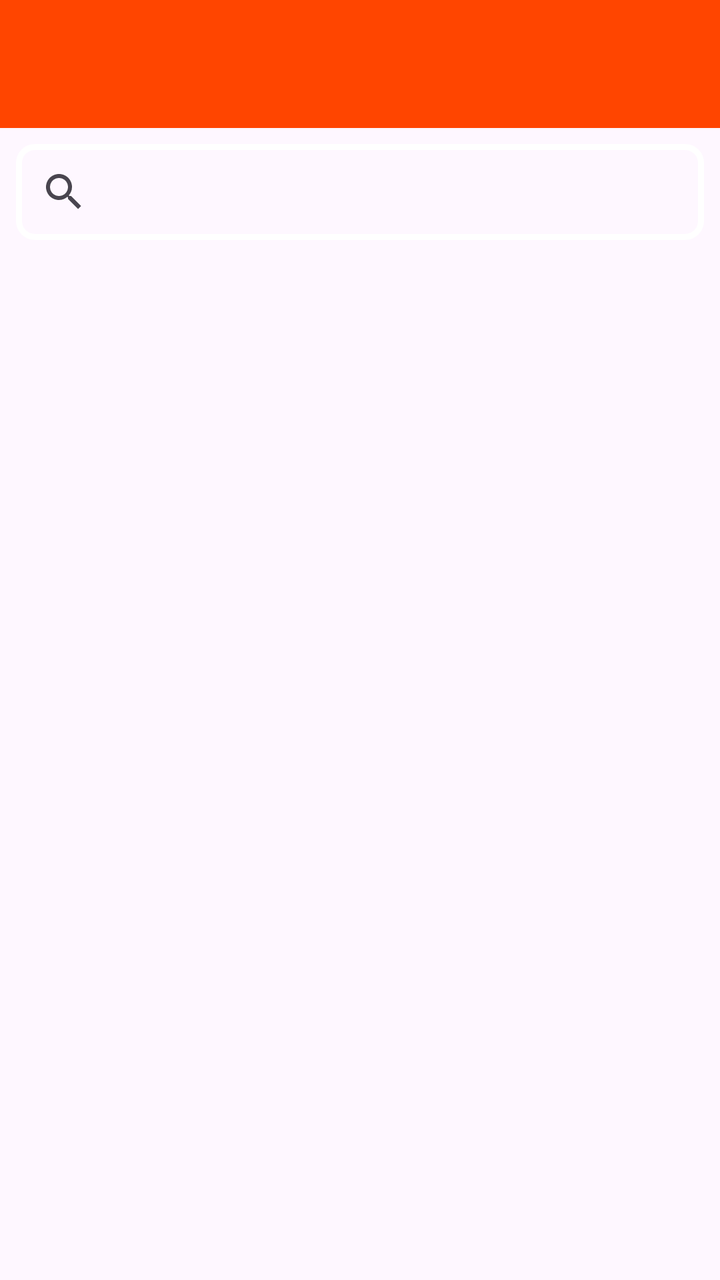
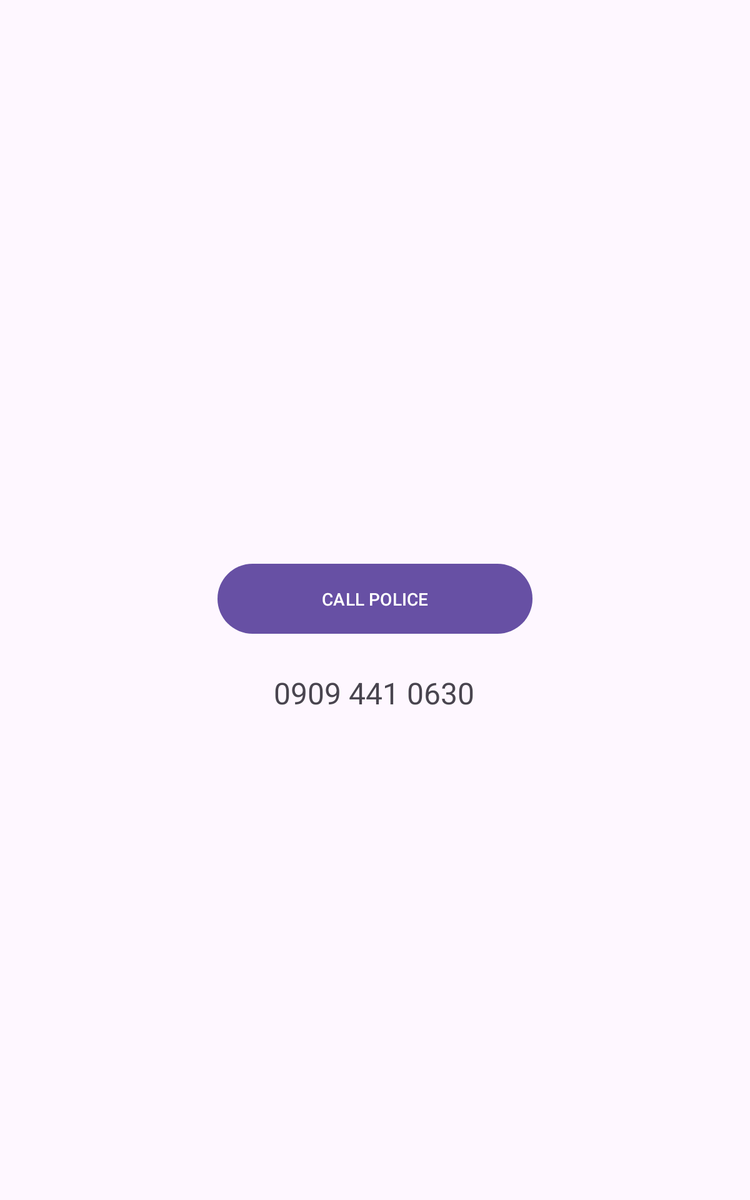

One screen, two layout resources from the same app: the default and the repository's alternative for another configuration. Each is rendered where Android would select it; the XML of both is given below.
<!-- AndroidManifest.xml: activity theme Base.Theme.Hello -->
<!-- res/layout/activity_main.xml -->
<?xml version="1.0" encoding="utf-8"?>
<LinearLayout xmlns:android="http://schemas.android.com/apk/res/android"
    xmlns:app="http://schemas.android.com/apk/res-auto"
    xmlns:tools="http://schemas.android.com/tools"
    android:layout_width="match_parent"
    android:layout_height="match_parent"
    android:orientation="vertical"
    tools:context=".MainActivity">

    <androidx.appcompat.widget.Toolbar
        android:id="@+id/toolbar"
        android:layout_width="match_parent"
        android:layout_height="?attr/actionBarSize"
        android:background="@color/red"
        app:titleTextColor="@color/white"
        android:title="Cities" />

    <SearchView
        android:id="@+id/SearchView"
        android:layout_width="match_parent"
        android:layout_height="wrap_content"
        android:layout_margin="8dp"
        android:background="@drawable/search_view_bg"
        app:queryHint="Search Here ..."
        app:iconifiedByDefault="false"/>

    <ListView
        android:id="@+id/listView"
        android:layout_width="wrap_content"
        android:layout_height="524dp"
        app:layout_constraintBottom_toBottomOf="parent"
        app:layout_constraintEnd_toEndOf="parent"
        app:layout_constraintHorizontal_bias="0.5"
        app:layout_constraintStart_toStartOf="parent"
        app:layout_constraintTop_toTopOf="parent"
        app:layout_constraintVertical_bias="1.0" />

    <com.google.android.material.bottomnavigation.BottomNavigationView
        android:id="@+id/bottom_navigation"
        android:layout_width="match_parent"
        android:layout_height="wrap_content"
        android:background="@color/red"
        app:itemIconTint="#333"
        app:itemTextColor="#333"
        app:menu="@menu/bottomnav"
        />

</LinearLayout>
<!-- resources referenced by this layout -->
<resources>
  <color name="red">#ff4500</color>
  <color name="white">#FFFFFFFF</color>
  <!-- drawable search_view_bg (drawable) -->
  <?xml version="1.0" encoding="utf-8"?>
  <shape xmlns:android="http://schemas.android.com/apk/res/android">
  
      <corners android:radius="8dp"/>
      <stroke android:color="@color/white"
          android:width="3dp"/>
  
  
  </shape>
  <style name="Base.Theme.Hello" parent="Theme.Material3.DayNight.NoActionBar">
          
          
          <item name="homeAsUpIndicator">@drawable/baseline_arrow_back_24</item>
  
      </style>
</resources>
<!-- res/layout-sw600dp/activity_main.xml (the repository's variant of the layout above) -->
<!-- drawn on a 7-inch tablet held upright -->
<?xml version="1.0" encoding="utf-8"?>
<androidx.constraintlayout.widget.ConstraintLayout xmlns:android="http://schemas.android.com/apk/res/android"
    xmlns:app="http://schemas.android.com/apk/res-auto"
    xmlns:tools="http://schemas.android.com/tools"
    android:layout_width="match_parent"
    android:layout_height="match_parent">

    <Button
        android:id="@+id/button2"
        android:layout_width="252dp"
        android:layout_height="64dp"
        android:text="CALL POLICE"
        app:layout_constraintBottom_toBottomOf="parent"
        app:layout_constraintEnd_toEndOf="parent"
        app:layout_constraintStart_toStartOf="parent"
        app:layout_constraintTop_toTopOf="parent"
        app:layout_constraintVertical_bias="0.499" />

    <TextView
        android:id="@+id/textView"
        android:layout_width="wrap_content"
        android:layout_height="wrap_content"
        android:text="0909 441 0630"
        android:textSize="24sp"
        app:layout_constraintBottom_toBottomOf="parent"
        app:layout_constraintEnd_toEndOf="parent"
        app:layout_constraintHorizontal_bias="0.498"
        app:layout_constraintStart_toStartOf="parent"
        app:layout_constraintTop_toTopOf="parent"
        app:layout_constraintVertical_bias="0.58" />
</androidx.constraintlayout.widget.ConstraintLayout>
<!-- resources referenced by the variant -->
<!-- as a 7-inch tablet held upright resolves them -->
<resources>
  <style name="Base.Theme.Hello" parent="Theme.Material3.DayNight.NoActionBar">
          
          
          <item name="homeAsUpIndicator">@drawable/baseline_arrow_back_24</item>
  
      </style>
</resources>
